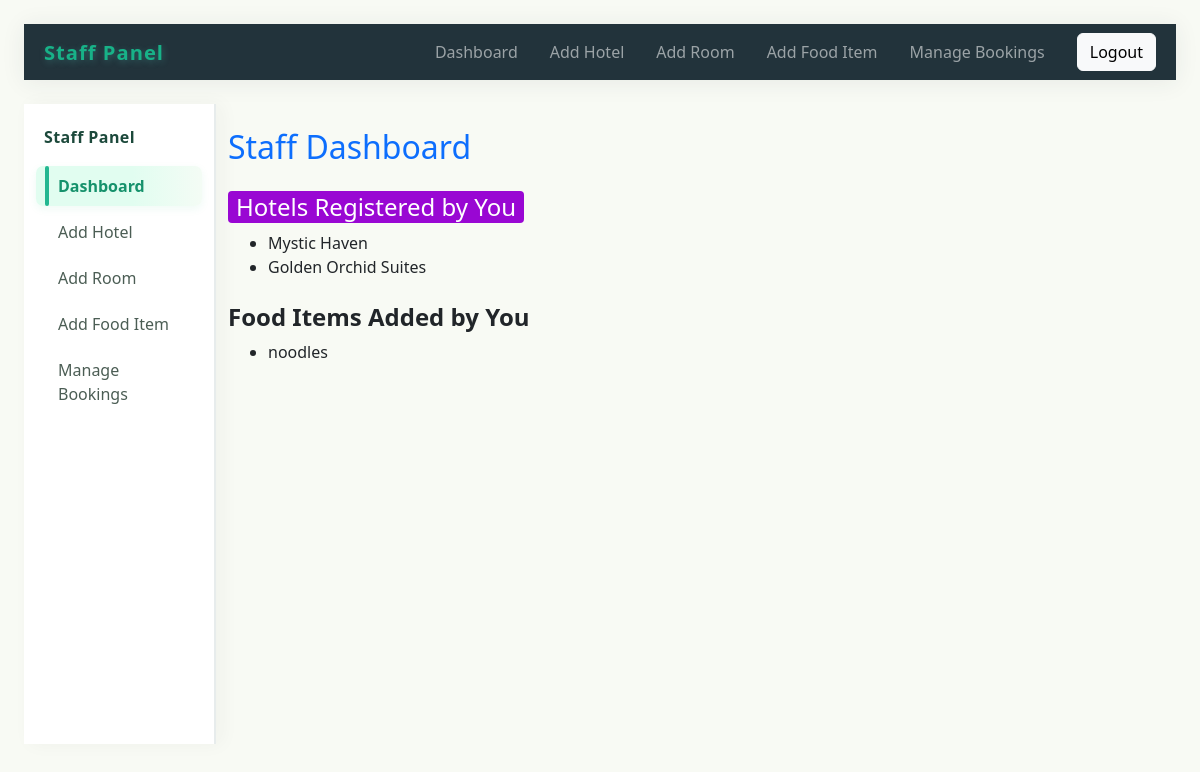
/staff/dashboard (signed in), run on the app's committed database.
### tables this page shows
CREATE TABLE hotels (
            id INTEGER PRIMARY KEY,
            staff_id INTEGER,
            hotel_name TEXT,
            address TEXT,
            number_of_rooms INTEGER,
            food_options TEXT, phone_number TEXT, staff_email TEXT, hotel_image_path TEXT,
            FOREIGN KEY(staff_id) REFERENCES users(id)
        );

CREATE TABLE food_items (
            id INTEGER PRIMARY KEY,
            hotel_id INTEGER,
            food_name TEXT,
            price REAL,
            image_path TEXT,
            FOREIGN KEY(hotel_id) REFERENCES hotels(id)
        );

### app.py (the view)
@app.route('/staff/dashboard', methods=['GET', 'POST'])
def staff_dashboard():
    if session.get('role') != 'staff':
        return redirect(url_for('signin'))
    db = get_db()
    hotels = db.execute("SELECT * FROM hotels WHERE staff_id=?", (session['user_id'],)).fetchall()
    food_items = db.execute("""
        SELECT fi.* FROM food_items fi
        JOIN hotels h ON fi.hotel_id = h.id
        WHERE h.staff_id=?
    """, (session['user_id'],)).fetchall()
    return render_template('staff_dashboard.html', name=session['name'], hotels=hotels, food_items=food_items)

### app.py (called while the page is built)
def get_db():
    conn = sqlite3.connect(DATABASE)
    conn.row_factory = sqlite3.Row
    return conn

### templates/staff_dashboard.html (shortened to what this page needs)
{% extends "staff_base.html" %}
{% set page = 'dashboard' %}
{% block content %}
    <h2 class="mb-4 text-primary">Staff Dashboard</h2>
    <div>
        <h4 style="background:#9907d3; color:white; padding:2px 8px; display:inline-block; border-radius:4px;">Hotels Registered by You</h4>
        <div style="margin-left:8px;">
            {% if hotels and hotels|length > 0 %}
                <ul>
                {% for hotel in hotels %}
                    <li>{{ hotel.hotel_name }}</li>
                {% endfor %}
                </ul>
            {% else %}
                <p style="color:#444;">No hotels found.</p>
            {% endif %}
        </div>
    </div>
    <div class="mt-4">
        <h4 style="font-weight:600;">Food Items Added by You</h4>
        <div style="margin-left:8px;">
            {% if food_items and food_items|length > 0 %}
                <ul>
                {% for food in food_items %}
                    <li>{{ food.food_name }}</li>
                {% endfor %}
                </ul>
            {% else %}
                <p style="color:#444;">No food items found.</p>
            {% endif %}
        </div>
    </div>
{% endblock %}

### static/styles.css (style rules this page uses)
body { padding: 1.5em; font-family: Arial, sans-serif; background: #f3f3f7; }

### templates/staff_base.html (style rules this page uses)
body { background: #f8faf4; }

### data on the page
hotels: hotel_name "Mystic Haven"
hotels: hotel_name "Golden Orchid Suites"
food_items: food_name "noodles"
